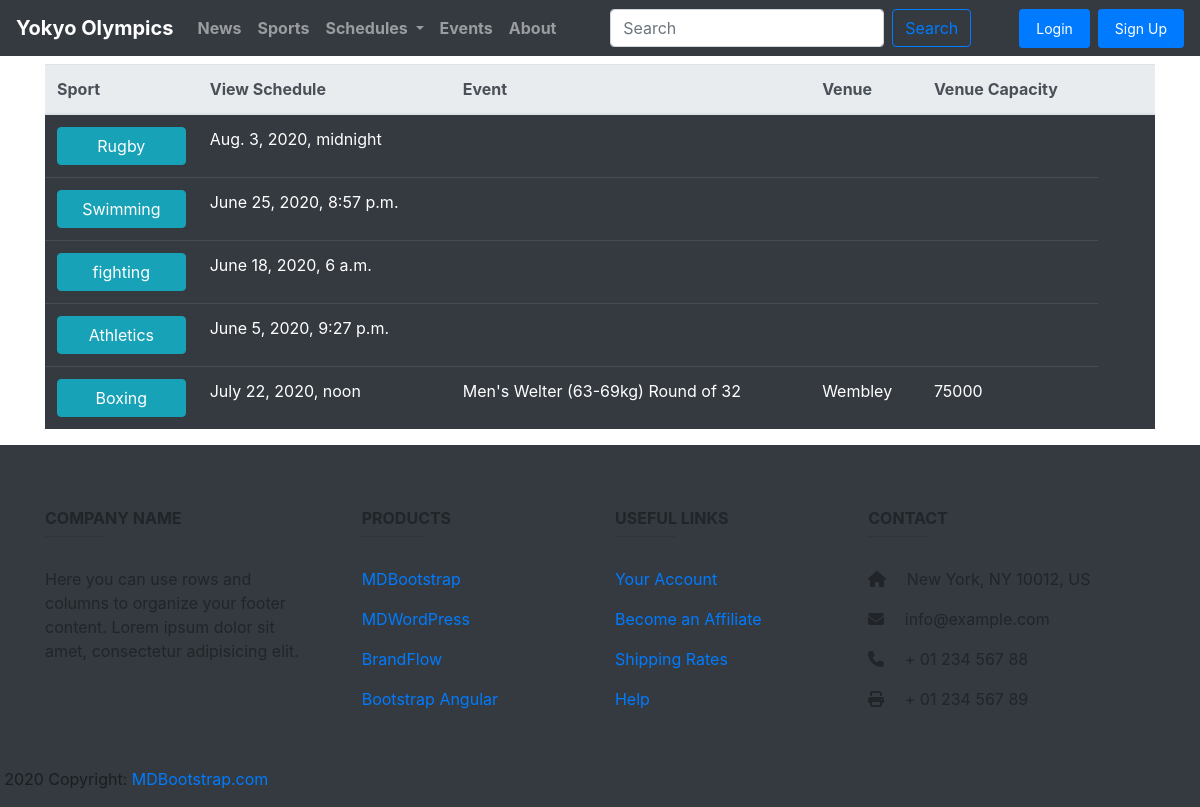
Page /schedule/ on the committed database.
### super/models.py (models this page shows, shortened)
class Schedule(models.Model):
    start_date = models.DateTimeField()
    sports = models.ForeignKey("Sport", on_delete = models.DO_NOTHING)
    event = models.ForeignKey("Event",null=True, on_delete=models.CASCADE)
    venue = models.ForeignKey("Venue", null=True, on_delete = models.DO_NOTHING)
    class Meta:
        db_table = "Schedule"

class Sport(models.Model):
    sport_name = models.CharField(max_length=200, null=True)
    date_created = models.DateTimeField(auto_now_add=True)
    picture = models.ImageField(null=True)
    class Meta:
        db_table = "Sports"

class Event(models.Model):
    CHOICES = [
        ("1", "Upcoming"),
        ("2", "Current"),
        ]
    event_name = models.CharField(max_length=200, null=True)
    date_created = models.DateTimeField(auto_now_add=True)
    picture = models.ImageField(null=True)
    sport = models.ForeignKey("Sport", on_delete = models.DO_NOTHING)
    venue = models.ForeignKey("Venue", on_delete = models.DO_NOTHING)
    start_date = models.DateTimeField(auto_now_add=True)
    end_date = models.DateTimeField()
    description = models.CharField(max_length=255)
    class Meta:
        db_table = "Events"

class Venue(models.Model):
    venue_name = models.CharField(max_length=200, null=True)
    picture = models.ImageField(null=True)
    description = models.CharField(max_length=400, null=True)
    capacity = models.IntegerField(null=True ,blank=True, default=1)
    class Meta:
        db_table = "Venue"

### super/views.py (the view)
# urls.py: path("schedule/", views.schedule, name="schedule"),
def schedule(request):
	schedule = models.Schedule.objects.all()
	context = {"schedule":schedule}
	return render(request, "super/schedule.html", context)

### super/templates/super/schedule.html (shortened to what this page needs)
{% extends "super/base.html" %}
{% load static %}
{% block content %}
{% include "super/navbar.html" %}
<div class="container mt-3 pt-5">
    <table class="table table-dark table-hover">
  <thead class="thead-light">
    <tr>
      <th scope="col">Sport</th>
      <th scope="col">View Schedule</th>
      <th scope="col">Event</th>
      <th scope="col">Venue</th>
       <th scope="col">Venue Capacity</th>
       <th scope="col"></th>
       <th scope="col"></th>
    </tr>
  </thead>
  <tbody>
    {% for s in schedule %}
    <tr>
      <th scope="row"><a class="btn btn-info btn-block" href="">{{ s.sports.sport_name }}</a></th>
      <td>{{s.start_date}}</td>
      <td>{{s.event.event_name}}</td>
      <td>{{s.venue.venue_name}}</td>
      <td>{{s.venue.capacity}}</td>
    {% endfor %}
    </tr>
  </tbody>
</table>
</div>
{% include "super/footer.html" %}
{% endblock %}

### super/templates/super/base.html (shortened to what this page needs)
{% load static %}
{% load crispy_forms_tags %}
{% load django_simple_cookie_consent_tags %}
<!DOCTYPE html>
<html>
<head>
	<link rel="stylesheet" type="text/css" href="{% static 'css/bootstrap.min.css' %}">
	<link rel="stylesheet" type="text/css" href="{% static 'css/custom.css' %}">
	<link rel="stylesheet" type="text/css" href="{% static 'fontawesome/css/fontawesome.min.css' %}">
	<link href="{% static 'css/animate.min.css' %}" rel="stylesheet" />
	<link rel="stylesheet" type="text/css" href="https://cdn.jsdelivr.net/npm/cookieconsent@3/build/cookieconsent.min.css" />
</head>
<body>
	{% block content %}
	{% endblock content %}
</body>
</html>

### super/templates/super/navbar.html (shortened to what this page needs)
{% load static %}
<nav class="navbar navbar-expand-lg navbar-dark bg-dark fixed-top font-weight-bold">
    <a class="navbar-brand" href="{% url 'welcome' %}">Yokyo Olympics</a>
    <div class="collapse navbar-collapse" id="navbarSupportedContent">
        <ul class="navbar-nav mr-auto">
            <li class="nav-item">
                <a class="nav-link" href="{% url 'news' %}">News</a>
            </li>
            <li class="nav-item">
                <a class="nav-link" href="{% url 'sports' %}">Sports</a>
            </li>
            <li class="nav-item dropdown">
                <a class="nav-link dropdown-toggle" href="" id="navbarDropdown" role="button" data-toggle="dropdown" aria-haspopup="true" aria-expanded="false">
                    Schedules
                </a>
            </li>
            <li class="nav-item">
                <a class="nav-link" href="{% url 'events' %}">Events</a>
            </li>
             <li class="nav-item">
                <a class="nav-link" href="{% url 'about' %}">About</a>
            </li>
        </ul>
        <form class="form-inline my-2 my-lg-0" method="GET" action="{% url 'search' %}">
            <input class="form-control mr-sm-2" name="all" type="search" placeholder="Search" aria-label="Search">
            <button class="btn btn-outline-primary my-2 my-sm-0" type="submit">Search</button>
        </form>
        {% if request.user.is_authenticated %}
        <p class="font-weight-bold text-white ml-md-5">Welcome {{ user.first_name }} !!!</p>
        <a class="nav-link btn btn-primary ml-md-5 btn-sm" href="{% url 'logout' %}">logout</a>
        {% else %}
        <a class="nav-link btn btn-primary ml-md-5 btn-sm" href="{% url 'login' %}">Login</a>
        <br>
        <a class="nav-link btn btn-primary ml-md-2 btn-sm" href="{% url 'register' %}">Sign Up</a>
        {% endif %}
    </div>
</nav>

### super/templates/super/footer.html
<footer class="row page-footer font-small bg-dark lighten-5 mt-3" style="background:#6cf;">
    <div class="container text-center text-md-left mt-5">
        <div class="row mt-3 dark-grey-text">
            <div class="col-md-3 col-lg-4 col-xl-3 mb-4">
                <h6 class="text-uppercase font-weight-bold">Company name</h6>
                <hr class="teal accent-3 mb-4 mt-0 d-inline-block mx-auto" style="width: 60px;">
                <p>Here you can use rows and columns to organize your footer content. Lorem ipsum dolor sit amet,
                    consectetur
                    adipisicing elit.</p>
            </div>
            <div class="col-md-2 col-lg-2 col-xl-2 mx-auto mb-4">
                <h6 class="text-uppercase font-weight-bold">Products</h6>
                <hr class="teal accent-3 mb-4 mt-0 d-inline-block mx-auto" style="width: 60px;">
                <p>
                    <a class="dark-grey-text" href="#!">MDBootstrap</a>
                </p>
                <p>
                    <a class="dark-grey-text" href="#!">MDWordPress</a>
                </p>
                <p>
                    <a class="dark-grey-text" href="#!">BrandFlow</a>
                </p>
                <p>
                    <a class="dark-grey-text" href="#!">Bootstrap Angular</a>
                </p>
            </div>
            <div class="col-md-3 col-lg-2 col-xl-2 mx-auto mb-4">
                <h6 class="text-uppercase font-weight-bold">Useful links</h6>
                <hr class="teal accent-3 mb-4 mt-0 d-inline-block mx-auto" style="width: 60px;">
                <p>
                    <a class="dark-grey-text" href="#!">Your Account</a>
                </p>
                <p>
                    <a class="dark-grey-text" href="#!">Become an Affiliate</a>
                </p>
                <p>
                    <a class="dark-grey-text" href="#!">Shipping Rates</a>
                </p>
                <p>
                    <a class="dark-grey-text" href="#!">Help</a>
                </p>
            </div>
            <div class="col-md-4 col-lg-3 col-xl-3 mx-auto mb-md-0 mb-4">
                <h6 class="text-uppercase font-weight-bold">Contact</h6>
                <hr class="teal accent-3 mb-4 mt-0 d-inline-block mx-auto" style="width: 60px;">
                <p>
                    <i class="fas fa-home mr-3"></i> New York, NY 10012, US</p>
                <p>
                    <i class="fas fa-envelope mr-3"></i> info@example.com</p>
                <p>
                    <i class="fas fa-phone mr-3"></i> + 01 234 567 88</p>
                <p>
                    <i class="fas fa-print mr-3"></i> + 01 234 567 89</p>
            </div>
        </div>
    </div>
    <div class="footer-copyright text-center text-black-50 py-3">© 2020 Copyright:
        <a class="dark-grey-text" href="https://mdbootstrap.com/"> MDBootstrap.com</a>
    </div>
</footer>

### super/static/css/custom.css (style rules this page uses)
body { overflow-x: hidden; }

### rows in the picture
Schedule: sports.sport_name "Rugby", start_date "Aug. 3, 2020, midnight"
Schedule: sports.sport_name "Swimming", start_date "June 25, 2020, 8:57 p.m."
Schedule: sports.sport_name "fighting", start_date "June 18, 2020, 6 a.m."
Schedule: sports.sport_name "Athletics", start_date "June 5, 2020, 9:27 p.m."
Schedule: sports.sport_name "Boxing", start_date "July 22, 2020, noon", event.event_name "Men's Welter (63-69kg) Round of 32", venue.venue_name "Wembley", venue.capacity "75000"
